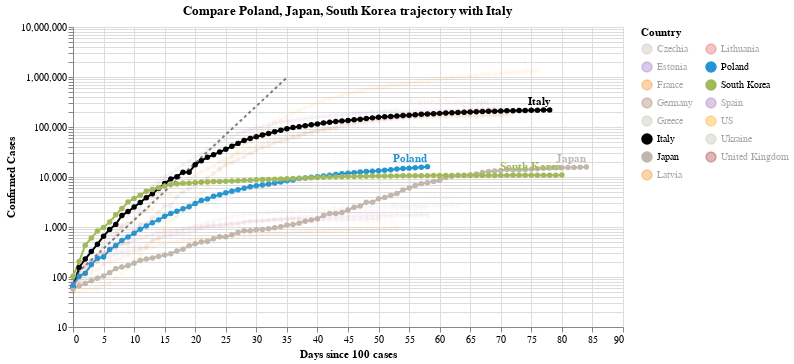

Notebook code cell kept with this figure:
### Code cell
#hide_input
chart3 = make_since_chart(dff2, ['Poland', 'Japan', 'South Korea'], baseline_countries)
chart3

### Figure 1 — Vega-Lite specification as saved in the notebook (floating-point values rounded to 4 significant figures; data arrays with more than 128 entries replaced by an {"elided": "..."} marker saying what was removed)
{"config": {"view": {"continuousWidth": 400, "continuousHeight": 300}}, "layer": [{"data": {"name": "data-628230001892d6798b50651be41d1b3e"}, "mark": {"type": "line", "color": "black", "opacity": 0.5, "strokeDash": [3, 3]}, "encoding": {"x": {"type": "quantitative", "field": "Days since 100 cases"}, "y": {"type": "quantitative", "field": "Confirmed Cases"}}}, {"data": {"name": "data-bd0f9c2c95d9cda0ca8de9f960e61161"}, "mark": {"type": "line", "point": true}, "encoding": {"color": {"type": "nominal", "field": "Country", "legend": {"columns": 2}, "scale": {"domain": ["Czechia", "Estonia", "France", "Germany", "Greece", "Italy", "Japan", "Latvia", "Lithuania", "Poland", "South Korea", "Spain", "US", "Ukraine", "United Kingdom"], "range": ["#C1B7AD", "#9467bd", "#F58518", "#9D755D", "#C1B7AD", "black", "#C1B7AD", "#F58518", "#E45756", "#2495D3", "#A1BA59", "#9467bd", "orange", "#C1B7AD", "brown"]}}, "opacity": {"condition": {"value": 1, "selection": "selector008"}, "value": 0.05}, "tooltip": [{"type": "nominal", "field": "Country"}, {"type": "temporal", "field": "Date"}, {"type": "quantitative", "field": "Confirmed Cases"}, {"type": "quantitative", "field": "Days since 100 cases"}], "x": {"type": "quantitative", "field": "Days since 100 cases"}, "y": {"type": "quantitative", "field": "Confirmed Cases", "scale": {"type": "log"}}}, "selection": {"selector008": {"type": "multi", "fields": ["Country"], "bind": "legend", "init": [{"Country": "Poland"}, {"Country": "Japan"}, {"Country": "South Korea"}, {"Country": "Italy"}]}}, "width": 550}, {"data": {"name": "data-bd0f9c2c95d9cda0ca8de9f960e61161"}, "mark": {"type": "text", "align": "right", "dy": -8, "fontWeight": "bold"}, "encoding": {"color": {"type": "nominal", "field": "Country", "legend": {"columns": 2}, "scale": {"domain": ["Czechia", "Estonia", "France", "Germany", "Greece", "Italy", "Japan", "Latvia", "Lithuania", "Poland", "South Korea", "Spain", "US", "Ukraine", "United Kingdom"], "range": ["#C1B7AD", "#9467bd", "#F58518", "#9D755D", "#C1B7AD", "black", "#C1B7AD", "#F58518", "#E45756", "#2495D3", "#A1BA59", "#9467bd", "orange", "#C1B7AD", "brown"]}}, "opacity": {"condition": {"value": 1, "selection": "selector008"}, "value": 0.05}, "text": {"type": "nominal", "field": "Country"}, "tooltip": [{"type": "nominal", "field": "Country"}, {"type": "temporal", "field": "Date"}, {"type": "quantitative", "field": "Confirmed Cases"}, {"type": "quantitative", "field": "Days since 100 cases"}], "x": {"type": "quantitative", "field": "Days since 100 cases"}, "y": {"type": "quantitative", "field": "Confirmed Cases", "scale": {"type": "log"}}}, "transform": [{"filter": "(datum['Date'] >= 1589068800000)"}], "width": 550}], "title": "Compare Poland, Japan, South Korea trajectory with Italy", "$schema": "https://vega.github.io/schema/vega-lite/v4.0.2.json", "datasets": {"data-628230001892d6798b50651be41d1b3e": [{"Days since 100 cases": 0, "Confirmed Cases": 100.0}, {"Days since 100 cases": 1, "Confirmed Cases": 130.0}, {"Days since 100 cases": 2, "Confirmed Cases": 169.0}, {"Days since 100 cases": 3, "Confirmed Cases": 219.7}, {"Days since 100 cases": 4, "Confirmed Cases": 285.6}, {"Days since 100 cases": 5, "Confirmed Cases": 371.3}, {"Days since 100 cases": 6, "Confirmed Cases": 482.7}, {"Days since 100 cases": 7, "Confirmed Cases": 627.5}, {"Days since 100 cases": 8, "Confirmed Cases": 815.7}, {"Days since 100 cases": 9, "Confirmed Cases": 1060.0}, {"Days since 100 cases": 10, "Confirmed Cases": 1379.0}, {"Days since 100 cases": 11, "Confirmed Cases": 1792.0}, {"Days since 100 cases": 12, "Confirmed Cases": 2330.0}, {"Days since 100 cases": 13, "Confirmed Cases": 3029.0}, {"Days since 100 cases": 14, "Confirmed Cases": 3937.0}, {"Days since 100 cases": 15, "Confirmed Cases": 5119.0}, {"Days since 100 cases": 16, "Confirmed Cases": 6654.0}, {"Days since 100 cases": 17, "Confirmed Cases": 8650.0}, {"Days since 100 cases": 18, "Confirmed Cases": 11250.0}, {"Days since 100 cases": 19, "Confirmed Cases": 14620.0}, {"Days since 100 cases": 20, "Confirmed Cases": 19000.0}, {"Days since 100 cases": 21, "Confirmed Cases": 24710.0}, {"Days since 100 cases": 22, "Confirmed Cases": 32120.0}, {"Days since 100 cases": 23, "Confirmed Cases": 41750.0}, {"Days since 100 cases": 24, "Confirmed Cases": 54280.0}, {"Days since 100 cases": 25, "Confirmed Cases": 70560.0}, {"Days since 100 cases": 26, "Confirmed Cases": 91730.0}, {"Days since 100 cases": 27, "Confirmed Cases": 119300.0}, {"Days since 100 cases": 28, "Confirmed Cases": 155000.0}, {"Days since 100 cases": 29, "Confirmed Cases": 201500.0}, {"Days since 100 cases": 30, "Confirmed Cases": 262000.0}, {"Days since 100 cases": 31, "Confirmed Cases": 340600.0}, {"Days since 100 cases": 32, "Confirmed Cases": 442800.0}, {"Days since 100 cases": 33, "Confirmed Cases": 575600.0}, {"Days since 100 cases": 34, "Confirmed Cases": 748300.0}, {"Days since 100 cases": 35, "Confirmed Cases": 972800.0}], "data-bd0f9c2c95d9cda0ca8de9f960e61161": {"elided": "1005 records"}}}
